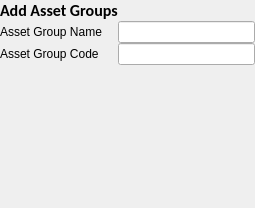
              <widget class="QWidget" name="page_addbasetypes_2">
               <layout class="QGridLayout" name="gridLayout_17">
                <property name="margin">
                 <number>0</number>
                </property>
                <property name="spacing">
                 <number>0</number>
                </property>
                <item row="0" column="0" colspan="3">
                 <layout class="QGridLayout" name="gridLayout_10">
                  <item row="1" column="0">
                   <widget class="QLabel" name="label_8">
                    <property name="text">
                     <string>Asset Group Name</string>
                    </property>
                   </widget>
                  </item>
                  <item row="1" column="1">
                   <widget class="QLineEdit" name="lineEdit_3"/>
                  </item>
                  <item row="2" column="1">
                   <widget class="QLineEdit" name="lineEdit_4">
                    <property name="text">
                     <string/>
                    </property>
                   </widget>
                  </item>
                  <item row="2" column="0">
                   <widget class="QLabel" name="label_11">
                    <property name="text">
                     <string>Asset Group Code</string>
                    </property>
                   </widget>
                  </item>
                  <item row="0" column="0">
                   <widget class="QLabel" name="label_12">
                    <property name="font">
                     <font>
                      <family>Calibri</family>
                      <pointsize>12</pointsize>
                      <weight>75</weight>
                      <bold>true</bold>
                     </font>
                    </property>
                    <property name="text">
                     <string>Add Asset Groups</string>
                    </property>
                   </widget>
                  </item>
                 </layout>
                </item>
                <item row="1" column="0">
                 <spacer name="horizontalSpacer_3">
                  <property name="orientation">
                   <enum>Qt::Horizontal</enum>
                  </property>
                  <property name="sizeHint" stdset="0">
                   <size>
                    <width>199</width>
                    <height>20</height>
                   </size>
                  </property>
                 </spacer>
                </item>
                <item row="1" column="1">
                 <widget class="QToolButton" name="toolButton_16">
                  <property name="text">
                   <string/>
                  </property>
                  <property name="icon">
                   <iconset resource="icons/icons_rsc.qrc">
                    <normaloff>:/tpd/check64.png</normaloff>:/tpd/check64.png</iconset>
                  </property>
                  <property name="iconSize">
                   <size>
                    <width>20</width>
                    <height>20</height>
                   </size>
                  </property>
                  <property name="autoRaise">
                   <bool>true</bool>
                  </property>
                 </widget>
                </item>
                <item row="1" column="2">
                 <widget class="QToolButton" name="toolButton_17">
                  <property name="text">
                   <string/>
                  </property>
                  <property name="icon">
                   <iconset resource="icons/icons_rsc.qrc">
                    <normaloff>:/tpd/close6.png</normaloff>:/tpd/close6.png</iconset>
                  </property>
                  <property name="iconSize">
                   <size>
                    <width>20</width>
                    <height>20</height>
                   </size>
                  </property>
                  <property name="autoRaise">
                   <bool>true</bool>
                  </property>
                 </widget>
                </item>
                <item row="2" column="1" colspan="2">
                 <spacer name="verticalSpacer_2">
                  <property name="orientation">
                   <enum>Qt::Vertical</enum>
                  </property>
                  <property name="sizeHint" stdset="0">
                   <size>
                    <width>20</width>
                    <height>116</height>
                   </size>
                  </property>
                 </spacer>
                </item>
               </layout>
              </widget>
